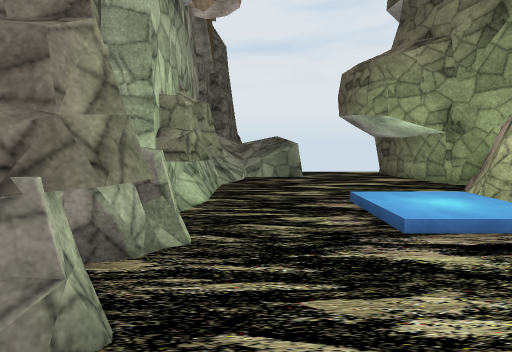
view 1 (above)

12 first-person views from a walk through a Unity game level. The camera is 1.5 m above the floor, tilts 6° down and sees 80° across. The floor is counted in squares, 1 m on a side. Each view is taken from the middle of a square. On the plan, view 1 faces up. The plan holds only what a view shows up to about 15 squares ahead; the rest is blank. The place goes on beyond the plan. The player is left out. Some surface patterns are stand-ins.

view 2
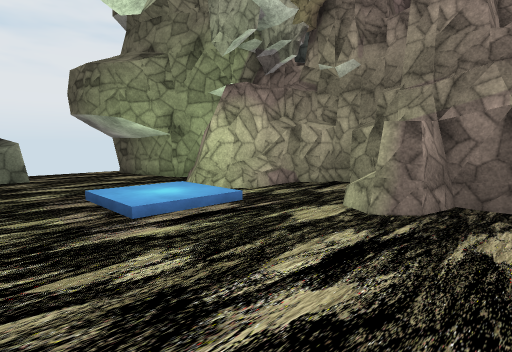

view 3
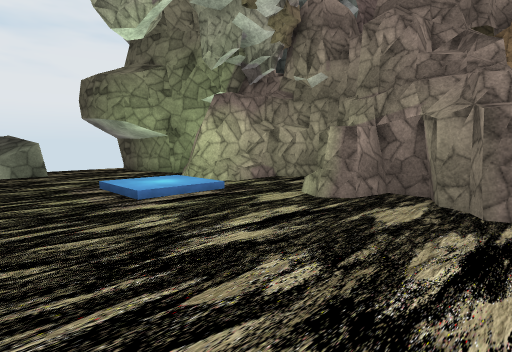

view 4
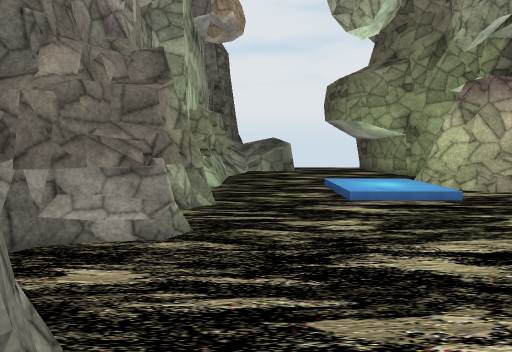

view 5
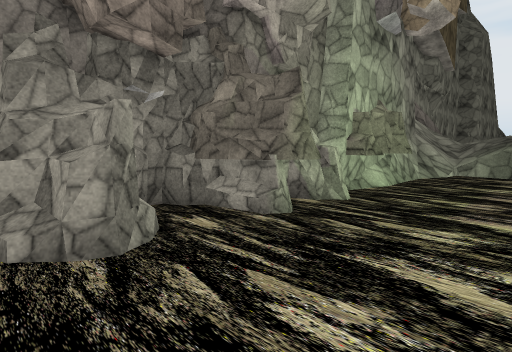

view 6
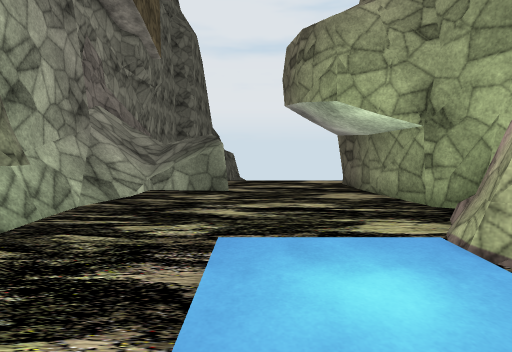

view 7
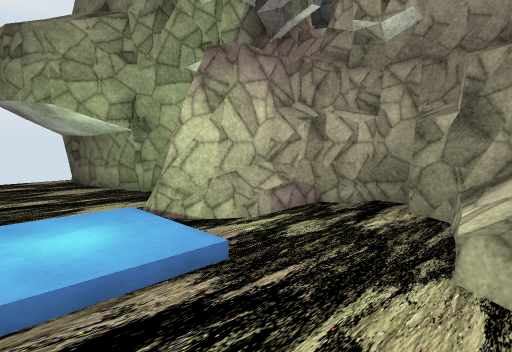

view 8
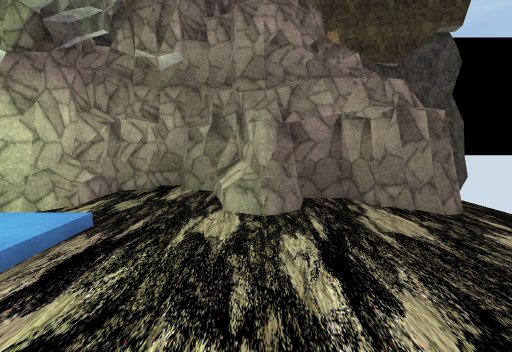

view 9
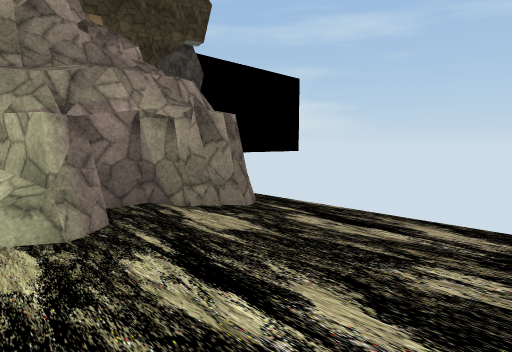

view 10
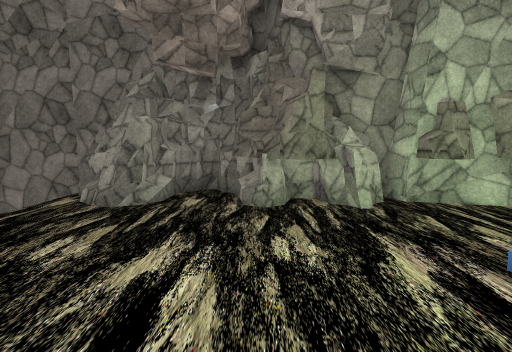

view 11
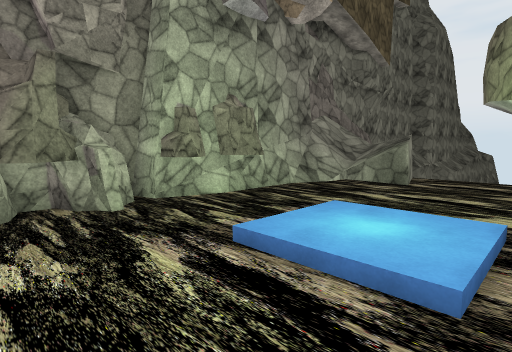

view 12
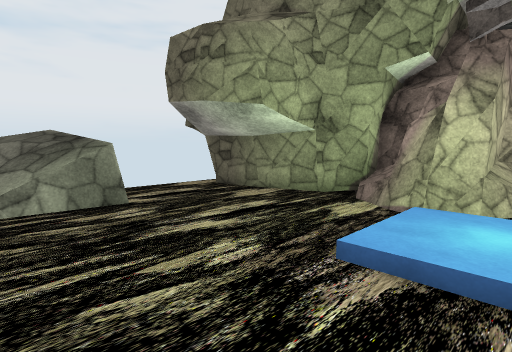

### Floor plan
Key: @ floor where view 1 was taken; # wall or solid block; . main floor; : floor 0.25 m higher than the main floor; / step, stairs or slope; = window, fence, low wall or low ledge; ^ raised ledge; v drop or lower ground.
Columns run from 4 left of view 1 to 11 right of it. Each row starts with its distance up from view 1.
 19 #=
 18 #=v
 17 #///vv
 16 #/////....#
 15   ////v...##
 14  #//==#....#
 13  ##/.......#
 12   #/.......#
 11   #........##
 10   #........=##
  9   #.......=###
  8   #....///####
  7   #....:::.####
  6   #....:::....##
  5   #....///.....#
  4   #...........##
  3  ###........==#
  2  ###.......#^##
  1  #.........###
  0  #..@.......##
 -1  ##=.......##
 -2  #^........##
 -3  #..........#

Where each view was taken, in squares from view 1:
view 1: 0 up, 0 right, facing up
view 2: 1 down, 0 right, facing up-right
view 3: 3 down, 1 left, facing up-right
view 4: 3 down, 0 right, facing up
view 5: 3 down, 3 right, facing up-left
view 6: 4 up, 3 right, facing up
view 7: 2 up, 3 right, facing up-right
view 8: 2 up, 0 right, facing right
view 9: 3 up, 1 right, facing down-right
view 10: 2 up, 6 right, facing left
view 11: 2 up, 6 right, facing up-left
view 12: 6 up, 1 left, facing up-right
